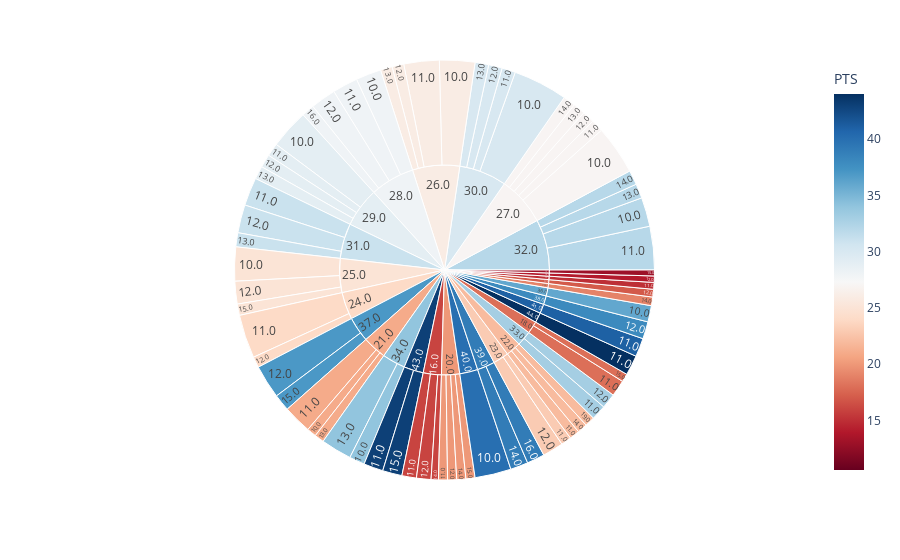

Write notebook code for a chart like this one.
### Code cell
fig = px.sunburst(df_triple_double, path=["PTS", "AST"], values="PTS",
                  color="PTS", hover_data=["REB"],
                  color_continuous_scale='RdBu',
                  color_continuous_midpoint=df_triple_double["PTS"].mean())
pio.write_html(fig, file='sunburst_figure.html', auto_open=True)
fig.show()

### Figure 1 — Plotly figure (JSON) as saved in the notebook; plotly's stock layout.template omitted (floating-point values rounded to 4 significant figures; data arrays with more than 128 entries replaced by an {"elided": "..."} marker saying what was removed)
{"data": [{"branchvalues": "total", "customdata": {"elided": "100x2 mixed values"}, "domain": {"x": [0, 1], "y": [0, 1]}, "hovertemplate": "labels=%{label}<br>PTS_sum=%{value}<br>parent=%{parent}<br>id=%{id}<br>REB=%{customdata[0]}<br>PTS=%{color}<extra></extra>", "ids": ["21.0/10.0", "25.0/10.0", "26.0/10.0", "27.0/10.0", "28.0/10.0", "29.0/10.0", "30.0/10.0", "32.0/10.0", "34.0/10.0", "36.0/10.0", "40.0/10.0", "15.0/11.0", "16.0/11.0", "18.0/11.0", "20.0/11.0", "21.0/11.0", "22.0/11.0", "23.0/11.0", "24.0/11.0", "26.0/11.0", "27.0/11.0", "28.0/11.0", "29.0/11.0", "30.0/11.0", "31.0/11.0", "32.0/11.0", "33.0/11.0", "41.0/11.0", "43.0/11.0", "44.0/11.0", "14.0/12.0", "16.0/12.0", "17.0/12.0", "20.0/12.0", "23.0/12.0", "24.0/12.0", "25.0/12.0", "26.0/12.0", "27.0/12.0", "28.0/12.0", "29.0/12.0", "30.0/12.0", "31.0/12.0", "33.0/12.0", "37.0/12.0", "38.0/12.0", "21.0/13.0", "26.0/13.0", "27.0/13.0", "29.0/13.0", "30.0/13.0", "31.0/13.0", "32.0/13.0", "34.0/13.0", "16.0/14.0", "19.0/14.0", "20.0/14.0", "22.0/14.0", "27.0/14.0", "32.0/14.0", "39.0/14.0", "13.0/15.0", "18.0/15.0", "20.0/15.0", "25.0/15.0", "37.0/15.0", "43.0/15.0", "28.0/16.0", "39.0/16.0", "22.0/19.0", "13.0", "14.0", "15.0", "16.0", "17.0", "18.0", "19.0", "20.0", "21.0", "22.0", "23.0", "24.0", "25.0", "26.0", "27.0", "28.0", "29.0", "30.0", "31.0", "32.0", "33.0", "34.0", "36.0", "37.0", "38.0", "39.0", "40.0", "41.0", "43.0", "44.0"], "labels": ["10.0", "10.0", "10.0", "10.0", "10.0", "10.0", "10.0", "10.0", "10.0", "10.0", "10.0", "11.0", "11.0", "11.0", "11.0", "11.0", "11.0", "11.0", "11.0", "11.0", "11.0", "11.0", "11.0", "11.0", "11.0", "11.0", "11.0", "11.0", "11.0", "11.0", "12.0", "12.0", "12.0", "12.0", "12.0", "12.0", "12.0", "12.0", "12.0", "12.0", "12.0", "12.0", "12.0", "12.0", "12.0", "12.0", "13.0", "13.0", "13.0", "13.0", "13.0", "13.0", "13.0", "13.0", "14.0", "14.0", "14.0", "14.0", "14.0", "14.0", "14.0", "15.0", "15.0", "15.0", "15.0", "15.0", "15.0", "16.0", "16.0", "19.0", "13.0", "14.0", "15.0", "16.0", "17.0", "18.0", "19.0", "20.0", "21.0", "22.0", "23.0", "24.0", "25.0", "26.0", "27.0", "28.0", "29.0", "30.0", "31.0", "32.0", "33.0", "34.0", "36.0", "37.0", "38.0", "39.0", "40.0", "41.0", "43.0", "44.0"], "marker": {"coloraxis": "coloraxis", "colors": [21, 25, 26, 27, 28, 29, 30, 32, 34, 36, 40, 15, 16, 18, 20, 21, 22, 23, 24, 26, 27, 28, 29, 30, 31, 32, 33, 41, 43, 44, 14, 16, 17, 20, 23, 24, 25, 26, 27, 28, 29, 30, 31, 33, 37, 38, 21, 26, 27, 29, 30, 31, 32, 34, 16, 19, 20, 22, 27, 32, 39, 13, 18, 20, 25, 37, 43, 28, 39, 22, 13, 14, 15, 16, 17, 18, 19, 20, 21, 22, 23, 24, 25, 26, 27, 28, 29, 30, 31, 32, 33, 34, 36, 37, 38, 39, 40, 41, 43, 44]}, "name": "", "parents": ["21.0", "25.0", "26.0", "27.0", "28.0", "29.0", "30.0", "32.0", "34.0", "36.0", "40.0", "15.0", "16.0", "18.0", "20.0", "21.0", "22.0", "23.0", "24.0", "26.0", "27.0", "28.0", "29.0", "30.0", "31.0", "32.0", "33.0", "41.0", "43.0", "44.0", "14.0", "16.0", "17.0", "20.0", "23.0", "24.0", "25.0", "26.0", "27.0", "28.0", "29.0", "30.0", "31.0", "33.0", "37.0", "38.0", "21.0", "26.0", "27.0", "29.0", "30.0", "31.0", "32.0", "34.0", "16.0", "19.0", "20.0", "22.0", "27.0", "32.0", "39.0", "13.0", "18.0", "20.0", "25.0", "37.0", "43.0", "28.0", "39.0", "22.0", "", "", "", "", "", "", "", "", "", "", "", "", "", "", "", "", "", "", "", "", "", "", "", "", "", "", "", "", "", ""], "type": "sunburst", "values": [21, 75, 78, 108, 56, 87, 120, 64, 34, 36, 80, 15, 32, 36, 20, 63, 22, 23, 96, 78, 27, 56, 29, 30, 62, 96, 33, 41, 43, 44, 14, 32, 17, 20, 46, 24, 50, 26, 27, 56, 29, 30, 62, 33, 74, 38, 21, 26, 27, 29, 30, 31, 32, 68, 16, 19, 20, 22, 27, 32, 39, 13, 18, 20, 25, 37, 43, 28, 39, 22, 13, 14, 15, 80, 17, 54, 19, 80, 105, 66, 69, 120, 150, 208, 216, 196, 174, 210, 155, 224, 66, 102, 36, 111, 38, 78, 80, 41, 86, 44]}], "layout": {"autosize": true, "coloraxis": {"cmid": 27.3, "colorbar": {"title": {"text": "PTS"}}, "colorscale": [[0, "rgb(103,0,31)"], [0.1, "rgb(178,24,43)"], [0.2, "rgb(214,96,77)"], [0.3, "rgb(244,165,130)"], [0.4, "rgb(253,219,199)"], [0.5, "rgb(247,247,247)"], [0.6, "rgb(209,229,240)"], [0.7, "rgb(146,197,222)"], [0.8, "rgb(67,147,195)"], [0.9, "rgb(33,102,172)"], [1, "rgb(5,48,97)"]]}, "legend": {"tracegroupgap": 0}, "margin": {"t": 60}}}
